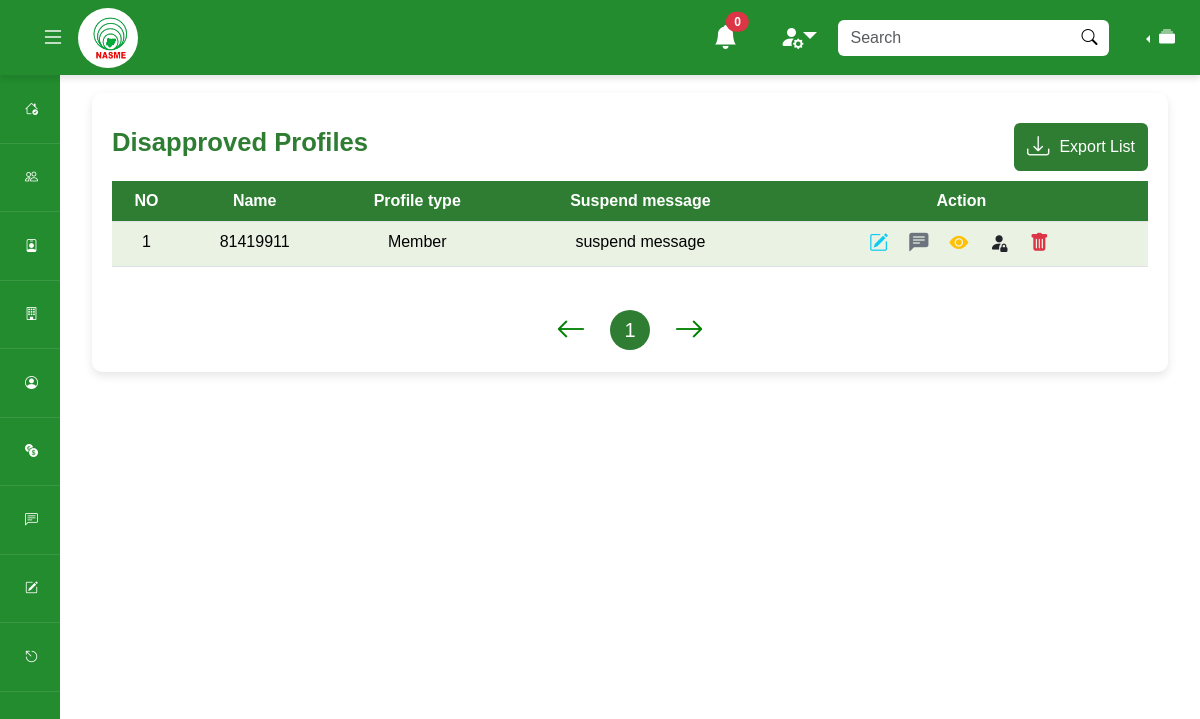
Before: /testadmin/disapproved-profiles/ (signed in) with the older database file.
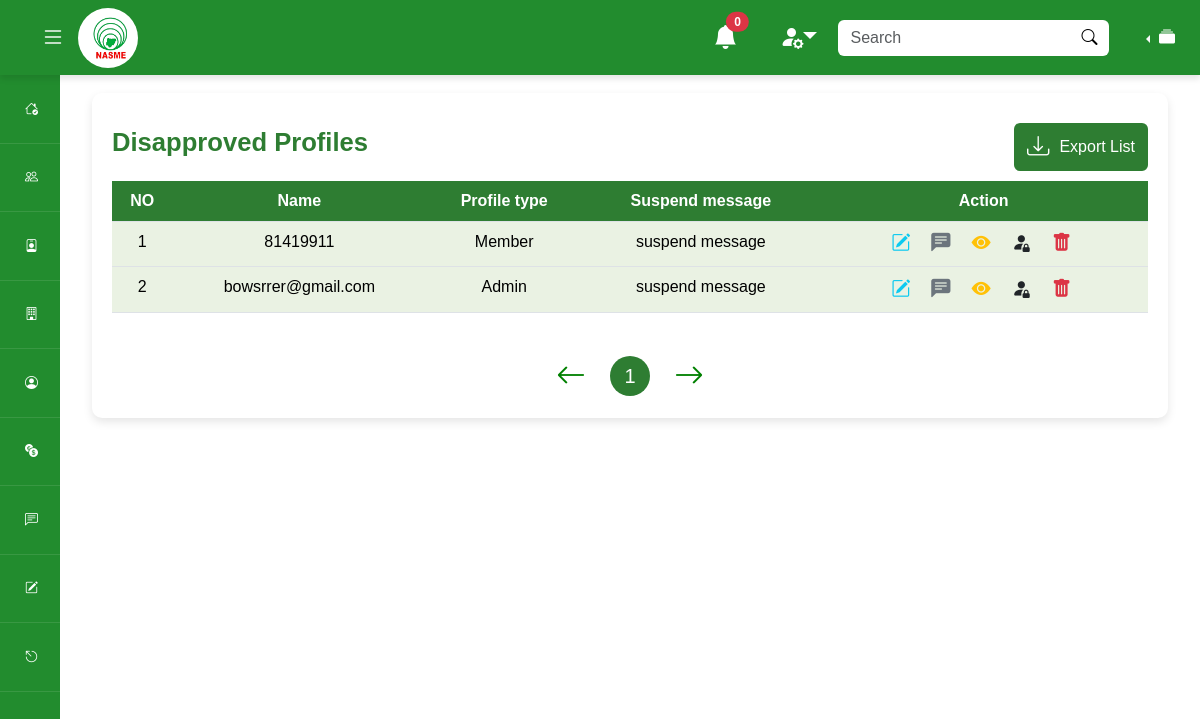
After: the same page with the newer database file.
### mainapp/models.py (models this page shows)
class User(AbstractUser):
    profile_pic = models.ImageField(upload_to='profile_pics/', blank=True, null=True)
    phone_num = models.CharField(null=True, max_length=20, validators=[validators.MinLengthValidator(10)])
    dob = models.DateField(auto_now=False, auto_now_add=False, null=True)
    has_filled_profile = models.BooleanField(default=False)
    last_updated = models.DateTimeField(auto_now=True)
    created_at = models.DateTimeField(auto_now_add=True)
    random_id = models.CharField(max_length=24, null=True)
    suspend_message = models.CharField(max_length=500, null=True)
    is_suspended = models.BooleanField(default=False)

### adminapp/views.py (the view)
# urls.py: path('disapproved-profiles/', views.disapproved_profiles, name='disapproved-profiles'),
def disapproved_profiles(request):
    match request.user:
        case _ if request.user.is_authenticated == False:
            return redirect('admin-login')
        case _ if request.user.is_staff == False:
            return redirect('admin-login')
    users = User.objects.filter(is_suspended = True)
    businesses = Business.objects.all()
    context = {
        'users' : users,
        'businesses' : businesses,
    }
    return render(request, 'adminapp/disapproved-profiles.html', context)

### adminapp/context_processor.py (called while the page is built)
def global_resources(request):
    all_units = Unit.objects.all()
    context = {
        'units': all_units
    }
    return context

### templates/adminapp/disapproved-profiles.html (shortened to what this page needs)
{% extends 'partials/base.html' %} {% load static %} {% block styles %}
<link rel="stylesheet" href="{% static 'css/styles.css' %}" />
{% endblock styles %} {% block content %}
<div class="container my-5">
  <div class="row justify-content-center align-items-center">
    <div class="col-lg-12">
      <div class="table-container">
        <div class="table-actions">
          <h2>Disapproved Profiles</h2>
          <div class="d-flex justify-content-center align-items-center gap-3">
            <button class="btn btn-custom">
              <i class="bi bi-download icon icon-btn"></i>
              <span>Export List</span>
            </button>
          </div>
        </div>
        <div class="table-responsive-xxl">
          <table class="table table-hover">
            <thead>
              <tr>
                <th class="text-center">NO</th>
                <th class="text-center">Name</th>
                <th class="text-center">Profile type</th>
                <th class="text-center">Suspend message</th>
                <th class="text-center">Action</th>
              </tr>
            </thead>
            <tbody>
              {% for user in users %}
              <tr>
                <td>{{forloop.counter}}</td>
                <td class="text-center">
                  {% if not user.is_staff %}
                      {% if user.business %}
                          {{user.business.name}}
                      {% else %}
                          {{user.username}}
                      {% endif %}
                  {% else %}
                      {{ user.username }}
                  {% endif %}</td>
                <td>{% if user.is_staff == False %}Member{% else %}Admin{% endif %}</td>
                <td>suspend message</td>
                <td class="action-icons">
                  <div class="action-icons-container">
                    <a href="#" class="text-info"
                      ><i class="bi bi-pencil-square"></i
                    ></a>
                    <a href="#" class="text-secondary"
                      ><i class="bi bi-chat-left-text-fill"></i
                    ></a>
                    <a href="#" class="text-warning"
                      ><i class="bi bi-eye-fill"></i
                    ></a>
                    <a href="#" class="text-dark"
                      ><i class="bi bi-person-fill-lock"></i
                    ></a>
                    <a href="#" class="text-danger"
                      ><i class="bi bi-trash-fill"></i
                    ></a>
                  </div>
                </td>
              </tr>
              {% endfor %}
            </tbody>
          </table>
        </div>
        <div
          class="d-flex justify-content-center gap-4 align-items-center mt-4"
        >
          <i class="bi bi-arrow-left pagination-arrow"></i>
          <div>
            <button class="btn-pagination">1</button>
          </div>
          <i class="bi bi-arrow-right pagination-arrow"></i>
        </div>
      </div>
    </div>
  </div>
</div>
{% endblock content %}

Changed rows visible on the page:
now on this page (row edited): User: username "bowsrrer@gmail.com", is_staff "Admin"
